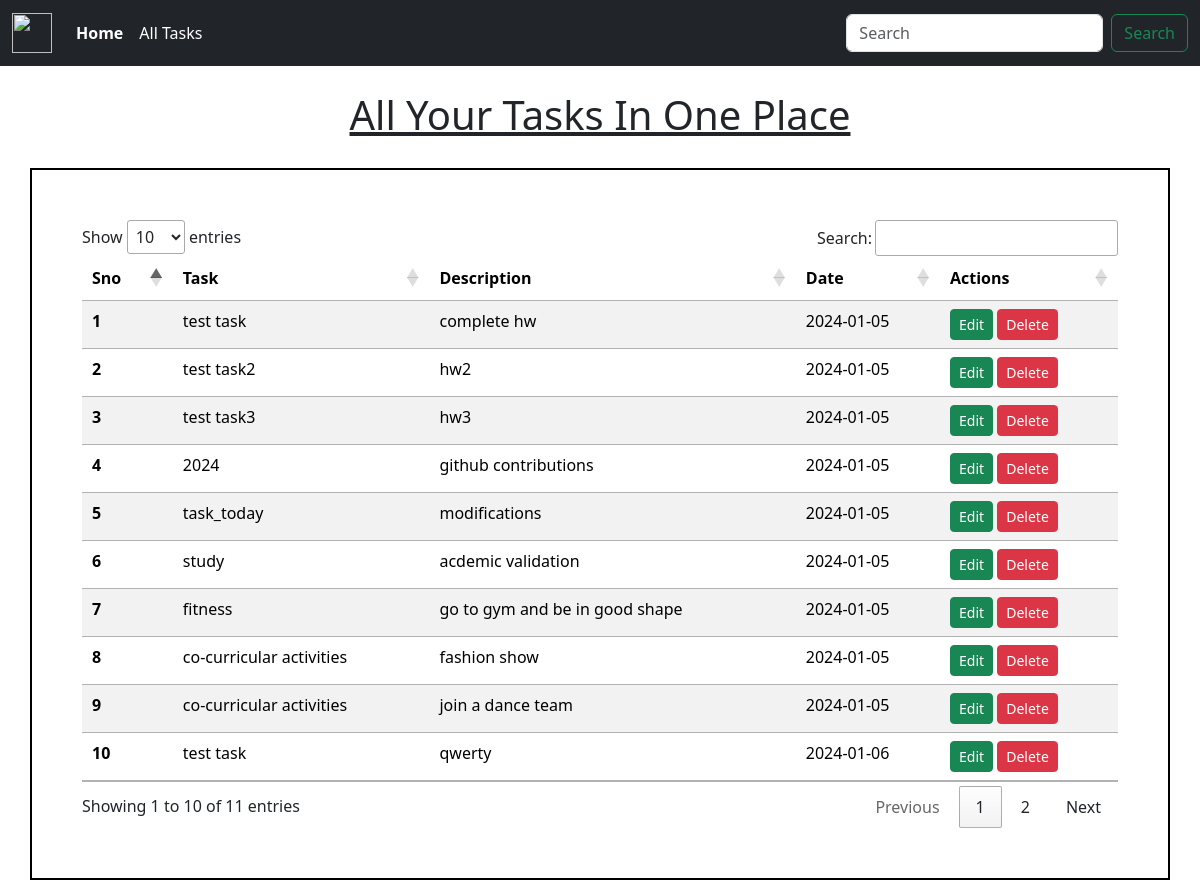
/task.php, run on the app's committed database.
### tables this page shows
CREATE TABLE `tasks` (
  `sno` int(11) NOT NULL,
  `Task` varchar(50) NOT NULL,
  `Description` text NOT NULL,
  `timestamp` date NOT NULL DEFAULT current_timestamp()
);

### task.php (the view, shortened to what this page needs)
<?php
$conn = mysqli_connect("localhost", "root", "", "php_tasks");
?>
<!DOCTYPE html>
<html lang="en">
<head>
    <link href="https://cdn.jsdelivr.net/npm/bootstrap@5.3.2/dist/css/bootstrap.min.css" rel="stylesheet">
    <link rel="stylesheet" href="//cdn.datatables.net/1.13.7/css/jquery.dataTables.min.css">
</head>
<body>
    <?php require "partials/_nav.php"; ?>
    <h1 text-align="center">All Your Tasks In One Place</h1>
    <div class="container mt-4 my-3">
        <table class="table table-striped table-sm " id="myTable">
            <thead>
                <tr>
                    <th scope="col">Sno</th>
                    <th scope="col">Task</th>
                    <th scope="col">Description</th>
                    <th scope="col">Date</th>
                    <th scope="col">Actions</th>
                </tr>
            </thead>
            <tbody>
                <?php
                $sql = "SELECT * FROM `tasks`";
                $result = mysqli_query($conn, $sql);
                $sno = 0;
                while ($row = mysqli_fetch_assoc($result)) {
                    $sno = $sno + 1;
                    echo "<tr>
            <th scope='row'>" . $sno . "</th>
            <td>" . $row['Task'] . "</td>
            <td>" . $row['Description'] . "</td>
            <td>" . $row['timestamp'] . "</td>
            <td>
              <button class=' edit btn btn-sm btn-success' id=" . $row['sno'] . " >Edit</button>
              <button class=' delete btn btn-sm btn-danger' id=d" . $row['sno'] . " >Delete</button>
            </td>
          </tr>";
                }
                ?>
            </tbody>
        </table>
    </div>
</body>
</html>

### partials/_nav.php (shortened to what this page needs)
<nav class="navbar navbar-expand-lg navbar-dark bg-dark">
    <div class="container-fluid">
      <a class="navbar-brand disabled" aria-disabled="true">
        <img src="https://www.nicepng.com/png/full/132-1328843_orange-transparent-checkmark-orange-check-box-png.png" width="40" height="40">
      </a>
      <div class="collapse navbar-collapse" id="navbarSupportedContent">
        <ul class="navbar-nav me-auto mb-2 mb-lg-0">
          <li class="nav-item">
            <a class="nav-link active" aria-current="page" href="/CRUD/index.php"><strong>Home</strong></a>
          </li>
          <li class="nav-item">
            <a class="nav-link active" href="task.php">All Tasks</a>
          </li>
        </ul>
        <form class="d-flex" role="search">
          <input class="form-control me-2" type="search" placeholder="Search" aria-label="Search">
          <button class="btn btn-outline-success" type="submit">Search</button>
        </form>
      </div>
    </div>
  </nav>

### task.php (style rules this page uses)
h1 { margin: 20px; padding: 5px; text-align: center; text-decoration: underline; }
.container { padding: 50px; border: 2px solid black; box-sizing: border-box; }

### data on the page
tasks: Task "test task", Description "complete hw", timestamp "2024-01-05"
tasks: Task "test task2", Description "hw2", timestamp "2024-01-05"
tasks: Task "test task3", Description "hw3", timestamp "2024-01-05"
tasks: Task "2024", Description "github contributions", timestamp "2024-01-05"
tasks: Task "task_today", Description "modifications", timestamp "2024-01-05"
tasks: Task "study", Description "acdemic validation", timestamp "2024-01-05"
tasks: Task "fitness", Description "go to gym and be in good shape", timestamp "2024-01-05"
tasks: Task "co-curricular activities", Description "fashion show", timestamp "2024-01-05"
tasks: Task "co-curricular activities", Description "join a dance team", timestamp "2024-01-05"
tasks: Task "test task", Description "qwerty", timestamp "2024-01-06"
